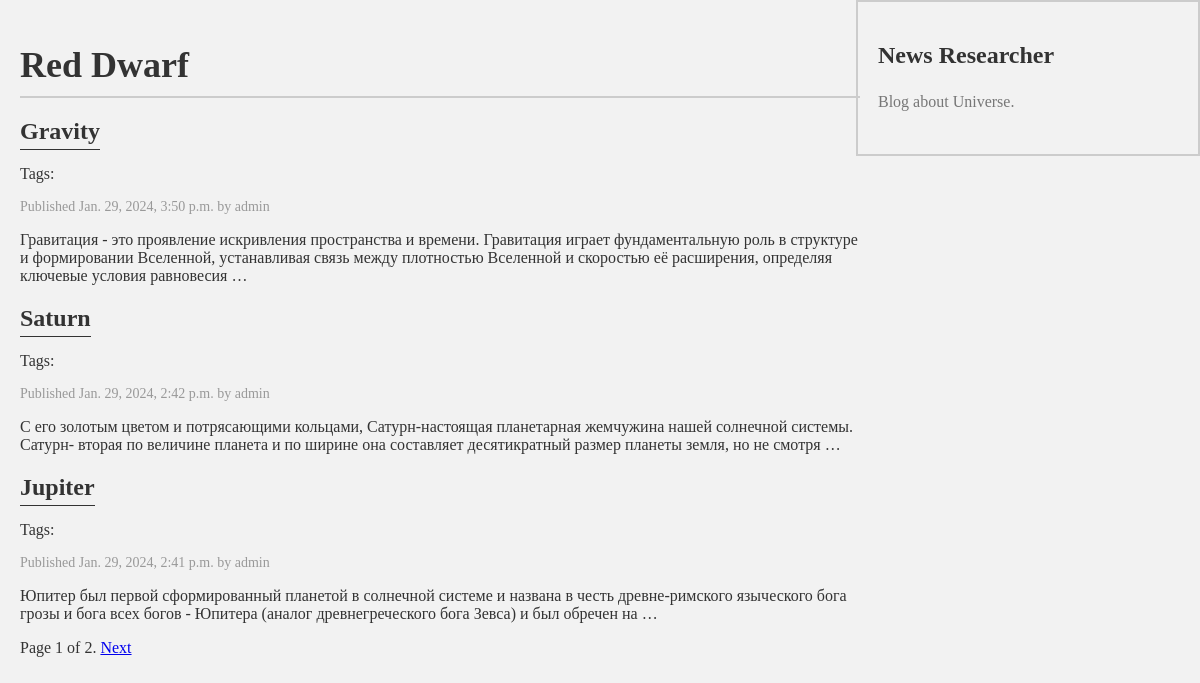
Screenshot of /blog/ with the database file from the repository.
### blog/models.py (models this page shows)
class Post(models.Model):
    class Status(models.TextChoices):
        DRAFT = 'DF', 'DRAFT'
        PUBLISHED = 'PB', 'PUBLISHED'
    title = models.CharField(max_length=250)
    slug = models.SlugField(max_length=250, unique_for_date='publish')
    author = models.ForeignKey(User, on_delete=models.CASCADE, related_name='blog_posts')
    body = models.TextField()
    publish = models.DateTimeField(default=timezone.now)
    created = models.DateTimeField(auto_now_add=True)
    updated = models.DateTimeField(auto_now=True)
    status = models.CharField(max_length=2, choices=Status.choices, default=Status.DRAFT)
    objects = models.Manager()
    published = PublishedManager()
    tags = TaggableManager()
    class Meta:
        ordering = ['-publish']
        indexes = [
            models.Index(fields=['-publish'])
        ]
    """
    В модельный класс также добавлен метод __str__(). Это метод Python, который применяется по умолчанию
    и возвращает строковый литерал с удобочитаемым представлением объекта. в Python 3 все строковые
    литералы изначально считаются кодированными в Юникоде; по- этому мы используем только
    метод __str__(). Раньше в Python 2использовали __unicode__()
    """
    def __str__(self):
        return self.title
    """
    Функция reverse() будет формировать URL-адрес динамически, применяя имя URL-адреса,
    определенное в шаблонах URL-адресов. Мы использовали именное пространство blog,
    за которым следуют двоеточие и URL-адрес post_detail. Напомним, что именное пространство
    blog определяется в главном файле urls.py проекта при вставке шаблонов URL-адресов
    из blog.urls. URL-адрес post_detail определен в файле urls.py приложения blog.
    Результирующий строковый литерал, blog:post_detail, можно использовать глобально в проекте,
    чтобы ссылаться на URL-адрес детальной информации о посте. Этот URL-адрес имеет обязательный
    параметр - id извлекаемого поста блога. Идентификатор id объекта Post был включен в качестве
    позиционного аргумента, используя параметр args=[self.id].
    """
    def get_absolute_url(self):
        return reverse('blog:post_details', args=[
            self.publish.year,
            self.publish.month,
            self.publish.day,
            self.slug])

### blog/views.py (the view)
# urls.py: path('', views.post_list, name='post_list'),
def post_list(request, tag_slug=None):
    post_list = Post.published.all()
    tag = None
    if tag_slug:
        tag = get_object_or_404(Tag, slug=tag_slug)
        post_list = post_list.filter(tags_in=[tag])
    paginator = Paginator(post_list, 3)
    page_number = request.GET.get('page', 1)
    try:
        posts = paginator.page(page_number)
    except PageNotAnInteger:
        posts = paginator.page(1)
    except EmptyPage:
        posts = paginator.page(paginator.num_pages)
    return render(
        request,
        'blog/post/list.html',
        {'posts': posts, 'tag': tag}
    )

### blog/models.py (called while the page is built)
    def get_queryset(self) -> QuerySet:
        return super().get_queryset().filter(status=Post.Status.PUBLISHED)

### blog/templates/blog/post/list.html (shortened to what this page needs)
{% extends 'blog/base.html' %}
    {% block content %}
    <h1>
        Red Dwarf
    </h1>
     {% for post in posts %}
    <h2>
        <a href="{{ post.get_absolute_url }}">
            {{ post.title }}
        </a>
    </h2>
    <p class="tags">Tags:
    </p>
    <p class="date"> Published {{ post.publish }} by {{ post.author }}</p>
    {{ post.body|truncatewords:30|linebreaks }} {% endfor %} {% include "pagination.html" with page=posts %} {% endblock %}

### blog/templates/blog/base.html (shortened to what this page needs)
{% load static %}
<!DOCTYPE html>
<html lang="en">
<head>
    <link href="{% static 'css/blog.css' %}" rel="stylesheet">
</head>
<body>
    <div id="content">
        {% block content %} {% endblock %}
    </div>
    <div id="sidebar">
        <h2> News Researcher </h2>
        <p>Blog about Universe.</p>
    </div>
</body>
</html>

### blog/templates/pagination.html (shortened to what this page needs)
<div class="pagination">
    <span class="step-link">
        <span class="current">
            Page {{ page.number }} of {{ page.paginator.num_pages }}.
        </span> {% if page.has_next %}
    <a href="?page={{ page.next_page_number }}">Next</a> {% endif %}
    </span>
</div>

### blog/static/css/blog.css (style rules this page uses)
body { font-family: 'Times New Roman', serif; background-color: #f2f2f2; color: #333; margin: 0; padding: 0; }
h1 { color: #333; font-size: 36px; font-weight: bold; margin-bottom: 20px; border-bottom: 2px solid #ccc; padding-bottom: 10px; }
#content { float: left; width: 70%; padding: 20px; }
#sidebar { position: fixed; top: 0; right: 0; float: right; width: 25%; padding: 20px; border: 2px solid #ccc; }
#sidebar h2 { color: #333; font-size: 24px; margin-bottom: 15px; padding-bottom: 5px; }
#sidebar p { color: #777; font-size: 16px; line-height: 1.5; margin-bottom: 20px; }
h2 a { font-family: 'Times New Roman', serif; color: #333; text-decoration: none; font-size: 24px; border-bottom: 1px solid #333; padding-bottom: 5px; }
p.date { color: #999; font-size: 14px; }

### rows the page displays
Post: title "Gravity", publish "Jan. 29, 2024, 3:50 p.m.", author "admin", body "Гравитация - это проявление искривления пространства и времени. Гравитация играет фундаментальную роль в структуре и формировании Вселенной, устанавливая связь между плотностью Вселенной и скоростью её расширения, определяя ключевые условия равновесия …"
Post: title "Saturn", publish "Jan. 29, 2024, 2:42 p.m.", author "admin", body "С его золотым цветом и потрясающими кольцами, Сатурн-настоящая планетарная жемчужина нашей солнечной системы. Сатурн- вторая по величине планета и по ширине она составляет десятикратный размер планеты земля, но не смотря …"
Post: title "Jupiter", publish "Jan. 29, 2024, 2:41 p.m.", author "admin", body "Юпитер был первой сформированный планетой в солнечной системе и названа в честь древне-римского языческого бога грозы и бога всех богов - Юпитера (аналог древнегреческого бога Зевса) и был обречен на …"

### other values shown
{{ page.number }} "1"
{{ page.paginator.num_pages }} "2"
